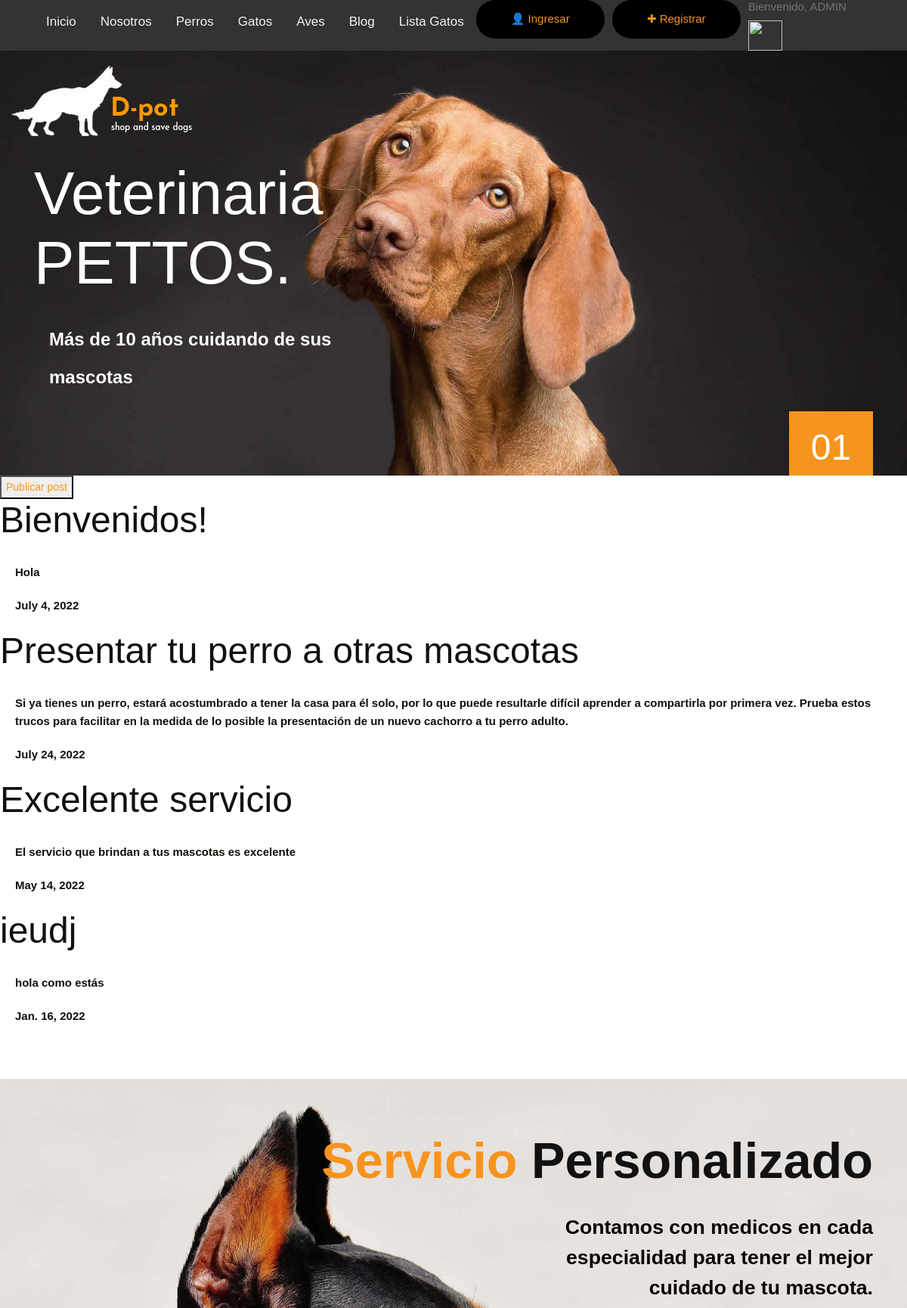
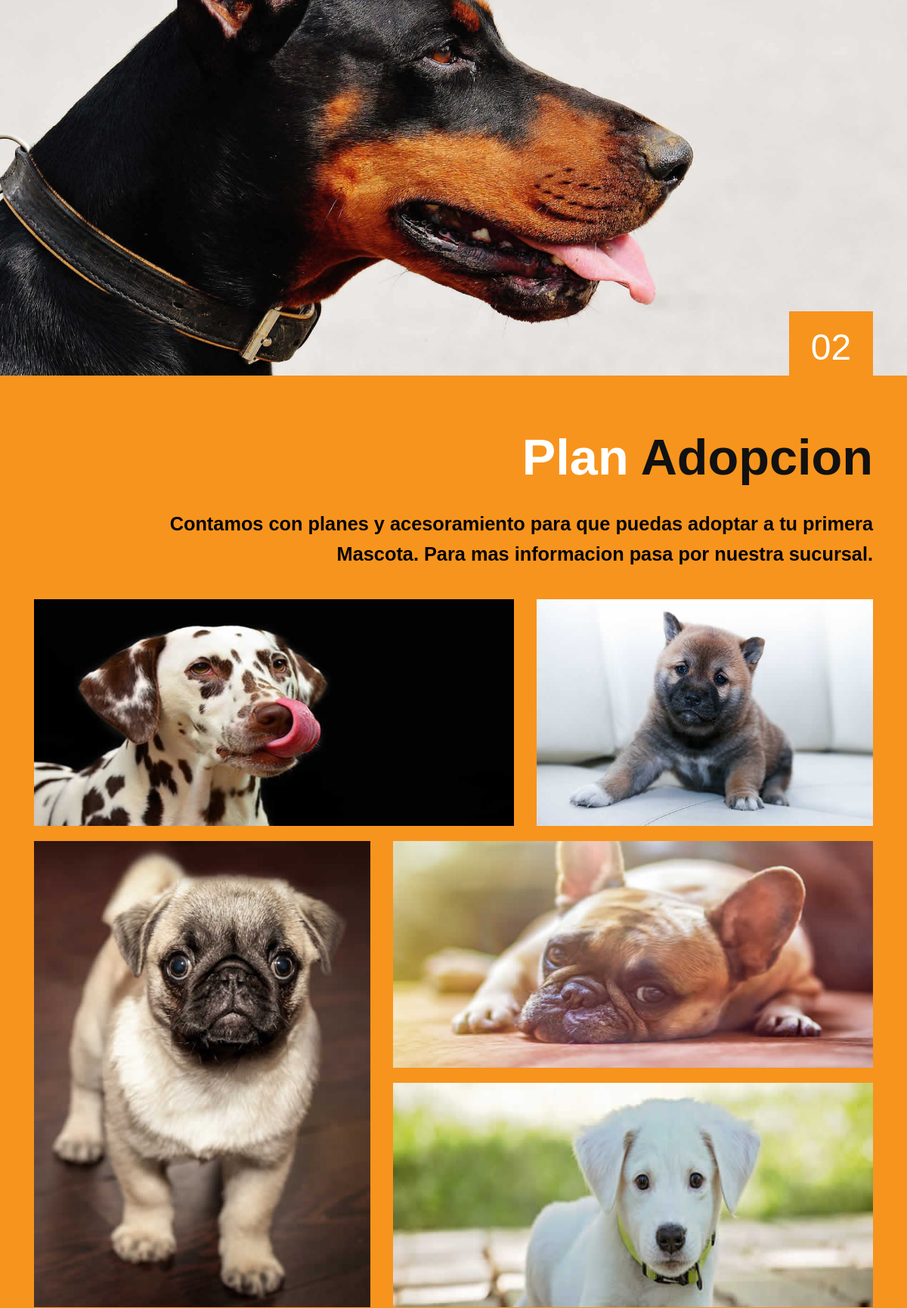
The app's page /AppCoder/leerblog (signed in, upper part) with its own data (2 pictures, top to bottom).
### AppCoder/models.py (models this page shows, shortened)
class Post(models.Model):
    titulo=models.CharField(max_length=250)
    contenido=models.TextField()
    fecha=models.DateField()

### AppCoder/views.py (the view)
# urls.py: path('leerblog', views.leerBlog, name="Blog")
def leerBlog(request):
    blogs=Post.objects.all()
    contexto={"blogs":blogs}
    return render(request,"AppCoder/leerblog.html",contexto)

### AppCoder/templates/AppCoder/leerblog.html
{% extends 'AppCoder/padre.html' %}
{% load static %}
{% block contenidoQueCambia %}
<div>
    <button><a style="color: #f7941d;" href="{% url 'Publicar blog' %}">Publicar post</a></button>
</div>
<body>
    {% for b in blogs %}
        <h1>{{b.titulo}}</h1>
        <p>{{b.contenido}}</p>
        <p>{{b.fecha}}</p>
    {% endfor %}
    <br>
    <br>
</body>
{% endblock %}

### AppCoder/templates/AppCoder/padre.html (shortened to what this page needs)
<!DOCTYPE html>
<html lang="en">
<head>
{%load static %}
<link rel="stylesheet" type="text/css" href="{%static 'AppCoder/css/bootstrap.min.css'%}">
<link rel="stylesheet" type="text/css" href="{%static 'AppCoder/css/style.css'%}">
<link rel="stylesheet" href="{%static 'AppCoder/css/responsive.css'%}">
<link rel="stylesheet" href="{%static 'AppCoder/css/jquery.mCustomScrollbar.min.css'%}">
<link rel="stylesheet" href="https://netdna.bootstrapcdn.com/font-awesome/4.0.3/css/font-awesome.css">
<link rel="stylesheet" href="{%static 'AppCoder/css/owl.carousel.min.css'%}">
<link rel="stylesheet" href="{%static 'AppCoder/css/owl.theme.default.min.css'%}">
<link rel="stylesheet" href="https://cdnjs.cloudflare.com/ajax/libs/fancybox/2.1.5/jquery.fancybox.min.css" media="screen">
</head>
<body>
				<nav class="topnav">
            					<div class="container">
                             	<a href="{% url 'Inicio' %}">Inicio</a>
								<a href="{% url 'About' %}">Nosotros</a>
                                <a href="{% url 'Perros' %}">Perros</a>
                                <a href="{% url 'Gatos' %}">Gatos</a>
                                <a href="{% url 'Aves' %}">Aves</a>
								<a href="{% url 'Blog' %}">Blog</a>
								<a href="{% url 'List' %}">Lista Gatos</a>
								{% if not request.user.is_aunthenticated %}
							    <a class="btn btn-primary" style="font-size:15px;color: #f7941d;" href="{% url 'Login' %}">&#128100; Ingresar</a>
							    {% endif %}
								{% if not  request.user.is_aunthenticated %}
								<a class="btn btn-primary" style="font-size:15px;color: #f7941d;" href="{% url 'Register' %}">&#10010; Registrar</a>
								{% endif %}
								{% if request.user.is_authenticated %}
                				<h3 class="text-muted small mb-4 mb-lg-0" style="font-size:15px;color: #f7941d;">Bienvenido, {{user.first_name}} </h3>
                				<img src="{{url}}" style="height: 40px; width: 45px;" >
                				{% endif %}
                              	</div>
        		</nav>
		<div class="header_section">
						<div class="col-md-4">
							<div><a href="index.html"><img src="{%static 'AppCoder/images/logo.png' %}"></a></div>
		</div>
		<div class="banner_main">
			<div class="container">
				<div class="ram">
					<div class="row">
					    <div class="col-sm-12">
						    <h1 class="taital">Veterinaria PETTOS.</h1>
						    <p class="consectetur_text">Más de 10 años cuidando de sus mascotas</p>
					    </div>
				    </div>
				</div>
				<div class="box">
					<h1 class="numbar_text">01</h1>
				</div>
			</div>
		</div>
	</div>
	{% block  contenidoQueCambia %}
    {% endblock  %}
	<div class="about_section">
		<div class="about_text">
			<div class="container">
				<h1 class="about_taital_1"><strong><span style="color: #f7941d;">Servicio</span> Personalizado</strong></h1>
				<p class="magna_text"> Contamos con medicos en cada especialidad para tener el mejor cuidado de tu mascota.</p>
				<div class="about">
					<h1 class="numbar_text">02</h1>
				</div>
			</div>
		</div>
	</div>
    <div class="gallery_main layout_padding">
    	<div class="container">
    		<div class="row">
    			<div class="col-sm-12">
    				<h1 class="about_taital"><strong><span style="color: #ffffff;">Plan</span> Adopcion</strong></h1>
				    <p class="sed_text"> Contamos con planes y acesoramiento para que puedas adoptar a tu primera Mascota. Para mas informacion pasa por nuestra sucursal.</p>
    			</div>
    		</div>
    		<div class="gallery_images">
    			<div class="row">
    				<div class="col-sm-7">
						<div class="gallery_blog">
                           <img src="{%static 'AppCoder/images/gallery-img1.jpg' %}" style="max-width: 100%; height: 300px; width: 100%;">
					    </div>
    				</div>
    				<div class="col-sm-5">
						<div class="gallery_blog">
                           <img src="{%static 'AppCoder/images/gallery-img2.jpg' %}" style="max-width: 100%; height: 300px; width: 100%;">
					    </div>
    				</div>
    			</div>
    		</div>
    		<div class="gallery_images">
    			<div class="row">
    				<div class="col-sm-5">
						<div class="gallery_blog">
                           <img src="{%static 'AppCoder/images/gallery-img3.jpg' %}" style="max-width: 100%; width: 100%;">
					    </div>
    				</div>
    				<div class="col-sm-7">
						<div class="gallery_blog">
                           <img src="{%static 'AppCoder/images/gallery-img4.jpg' %}" style="max-width: 100%; height: 300px; width: 100%;">
					    </div>
						<div class="gallery_blog">
                           <img src="{%static 'AppCoder/images/gallery-img5.jpg' %}" style="max-width: 100%; height: 297px; width: 100%;">
					    </div>
    				</div>
    			</div>
    		</div>
    	</div>
    </div>
</body>
</html>

### AppCoder/static/AppCoder/css/style.css (style rules this page uses)
* { box-sizing: border-box !important; transition: ease all 0.5s; }
html { scroll-behavior: smooth; }
body { color: #666666; font-size: 14px; font-family: 'Josefin Sans', sans-serif;; line-height: 1.80857; font-weight: normal; overflow-x: hidden; }
a { color: #1f1f1f; text-decoration: none !important; outline: none !important; -webkit-transition: all .3s ease-in-out; -moz-transition: all .3s ease-in-out; -ms-transition: all .3s ease-in-out; -o-transition: all .3s ease-in-out; transition: all .3s ease-in-out; }
h1, h2, h3, h4, h5, h6 { letter-spacing: 0; font-weight: normal; position: relative; padding: 0 0 10px 0; font-weight: normal; line-height: normal; color: #111111; margin: 0 }
h1 { font-size: 48px }
h3 { font-size: 18px }
*, *::after, *::before { -webkit-box-sizing: border-box; -moz-box-sizing: border-box; box-sizing: border-box; }
p { margin: 20px; font-weight: 600; font-size: 15px; line-height: 24px; color: #110f0a; }
a { color: #ffffff; text-decoration: none; outline: none !important; }
.layout_padding { padding-bottom: 70px; padding-top: 70px; }
.header_section { width: 100%; float: left; background-image: url(../images/banner.jpg); height: auto; padding-top: 20px; background-size: cover; }
.banner_main { width: 100%; float: left; padding-top: 30px; }
.taital { width: 57%; float: left; font-size: 60pt; color: #ffffff; text-align: right; }
.ram { width: 45%; float: left; }
.consectetur_text { width: 90%; float: left; font-size: 24px; color: #fefcfc; line-height: 50px; }
.box { width: 100%; float: left; text-align: right; }
.numbar_text { background-color: #f7941d; width: 10%; text-align: center; float: right; padding-top: 20px; color: #ffffff; }
.about_section { width: 100%; float: left; background-image: url(../images/about-img.jpg); height: auto; background-size: 100%; background-repeat: no-repeat; }
.about_text { width: 100%; float: left; }
.about_taital { width: 100%; float: left; font-size: 50pt; text-align: right; }
.about_taital_1 { width: 100%; float: left; font-size: 50pt; text-align: right; margin-top: 70px; }
.about { padding-top: 715px; }
.magna_text { font-size: 20pt; color: #060401; text-align: right; line-height: 40px; width: 45%; float: right; margin-right: 0px; }
.gallery_main { width: 100%; float: left; background-color:#f7941d; height: auto; }
.sed_text { font-size: 19pt; color: #060401; text-align: right; line-height: 40px; width: 87%; float: right; margin-right: 0px; }
.gallery_blog { position: relative; margin-top: 20px; }
.btn-primary { background: #000000; border: indianred; max-width: 170px; width: 100%; margin-right: 10px; border-radius: 25px; }
.topnav { overflow: hidden; background-color: #333; }
.topnav a { float: left; color: #f2f2f2; text-align: center; padding: 14px 16px; text-decoration: none; font-size: 17px; }

### records on screen
Post: titulo "Bienvenidos!", contenido "Hola", fecha "July 4, 2022"
Post: titulo "Presentar tu perro a otras mascotas", contenido "Si ya tienes un perro, estará acostumbrado a tener la casa para él solo, por lo que puede resultarle difícil aprender a compartirla por primera vez. Prueba estos trucos para facilitar en la medida de lo posible la presentación de un nuevo cachorro a tu perro adulto.", fecha "July 24, 2022"
Post: titulo "Excelente servicio", contenido "El servicio que brindan a tus mascotas es excelente", fecha "May 14, 2022"
Post: titulo "ieudj", contenido "hola como estás", fecha "Jan. 16, 2022"

### other values on screen
{{ user.first_name }} "ADMIN"
